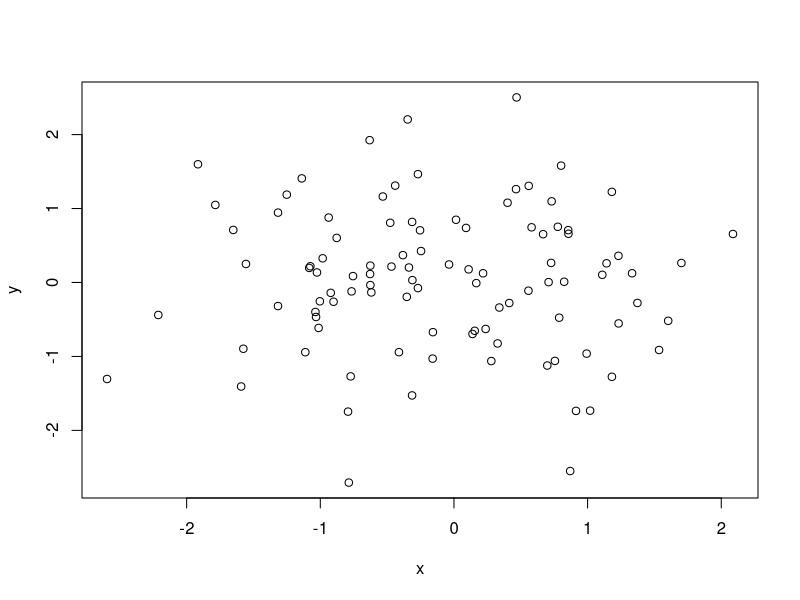

Reproduce this figure in R.
## ---- chunk 1
x <- rnorm(100)
y <- rnorm(100)
plot(x,y)
## ---- chunk 2
summary(x)
